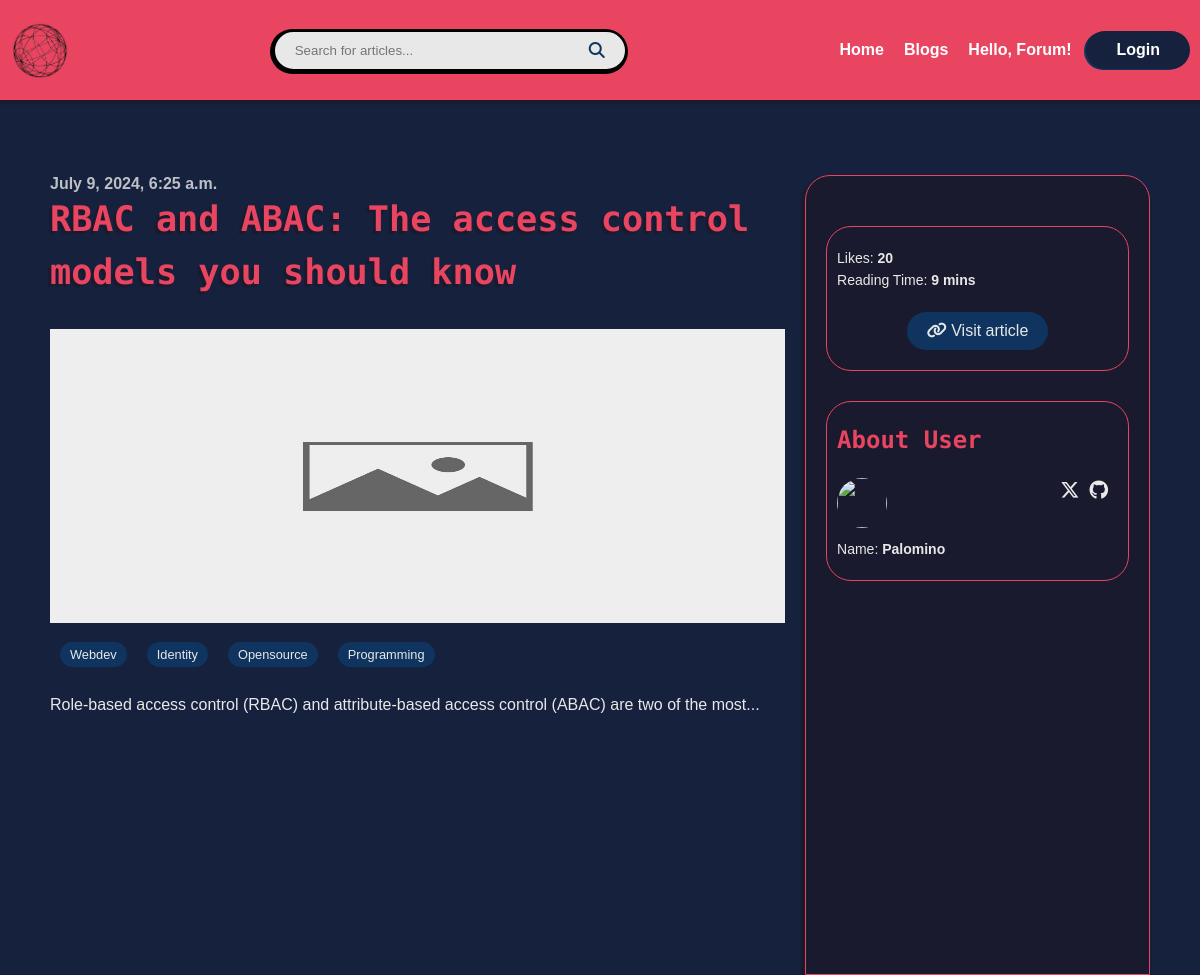
Page /blogpost/blog/1 on the earlier database version.
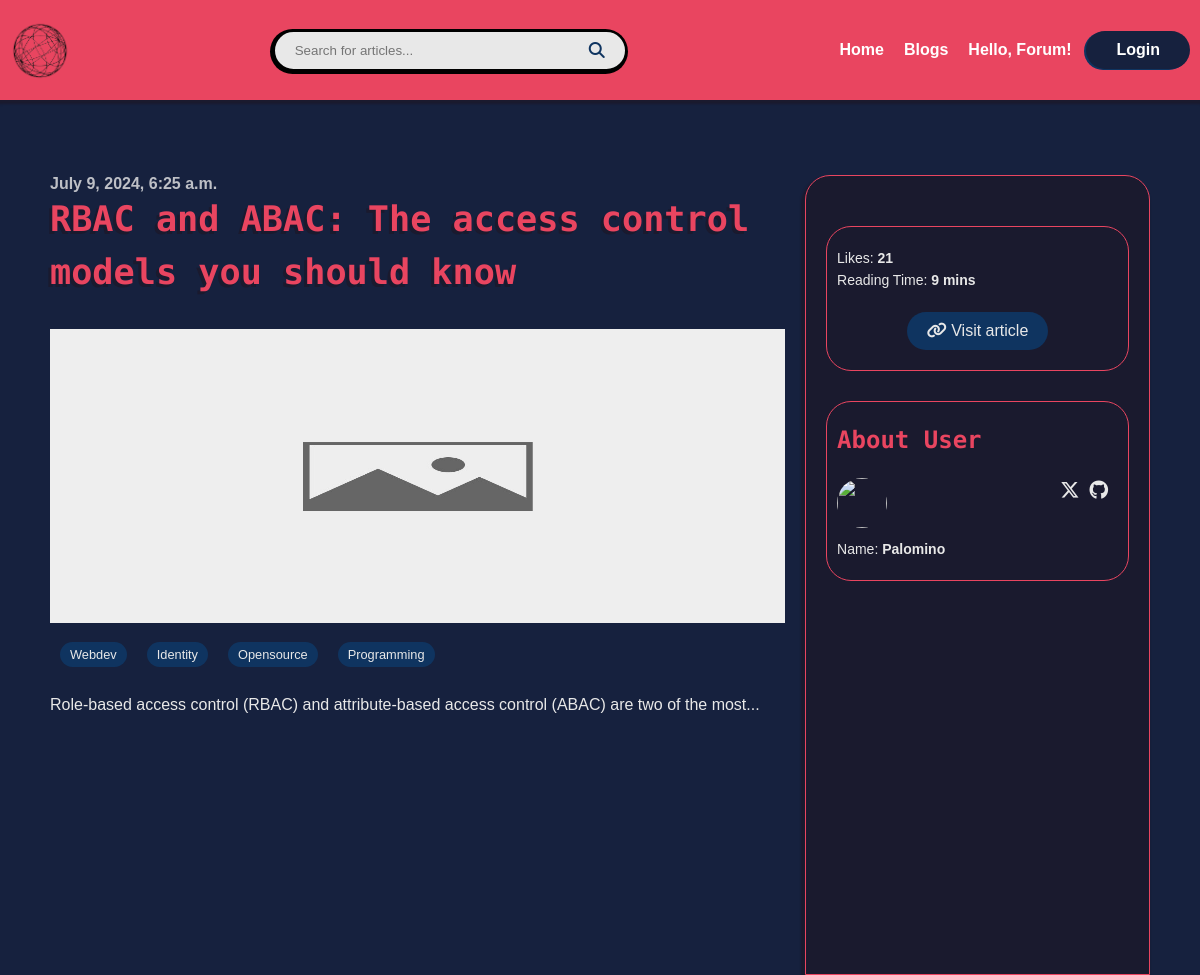
Same page on the later database version.
### BlogPost/models.py (models this page shows, shortened)
class BlogPost(models.Model):
    title = models.CharField(max_length=255)
    description = models.TextField(max_length=3000, null=True)
    url = models.URLField(default=None)
    tags = models.CharField(max_length=255, null=True)
    reactions = models.IntegerField(default=0)
    cover_img = models.URLField(null=True)
    reading_time_minutes = models.IntegerField(null=True)
    author = models.CharField(max_length=150, null=True)
    twitter_url = models.URLField(null=True)
    github_url = models.URLField(null=True)
    website_url = models.URLField(null=True)
    profile_image = models.URLField(null=True)
    published_date = models.DateTimeField(null=True)

### BlogPost/views.py (the view)
# urls.py: path('blog/<int:id>', views.blog_page, name='blog_page'),
def blog_page(request, id):
    article = BlogPost.objects.get(id=id)
    article.tags = article.tags.split(', ')
    return render(request, 'BlogPost/blog_page.html', {"article": article})

### templates/BlogPost/blog_page.html (shortened to what this page needs)
{% extends 'layout.html' %} {% load static %}  {% block content %}
<div class="container">
  <article class="content">
    <span>{{article.published_date}}</span>
    <h2>{{article.title}}</h2>
    {% if article.cover_img %}
    <img src="{{article.cover_img}}" alt="" />
    {% else %}
    <img src="{% static 'images/blank.jpg' %}" alt="" />
    {% endif %}
    <ul>
      {% for tag in article.tags %}
      <li><a href="{% url 'search' tag %}">{{tag}}</a></li>
      {% endfor %}
    </ul>
    <p>{{article.description}}</p>
  </article>
  <aside>
    <div class="about-blog">
      <p>Likes: <strong>{{article.reactions}}</strong></p>
      <p>
        Reading Time: <strong>{{article.reading_time_minutes}} mins</strong>
      </p>
      <a href="{{article.url}}" target="_blank"
        ><i class="fa-solid fa-link"></i> Visit article</a
      >
    </div>
    <div class="author">
      <h3>About User</h3>
      {% if article.profile_image %}
      <a href="{{article.website_url}}" target="_blank" class="profile_image">
        <img src="{{article.profile_image}}" alt="" />
      </a>
      {% else %}
      <img
        src="https://cdn.pixabay.com/photo/2015/10/05/22/37/blank-profile-picture-973460_1280.png"
        alt=""
      />
      {% endif %}
      <div class="author-info">
        <ul>
          <li title="{{article.author}} Twitter">
            <a href="{{article.twitter_url}}" target="_blank"
              ><i class="fa-brands fa-x-twitter"></i
            ></a>
          </li>
          <li title="{{article.author}} Github">
            <a href="{{article.github_url}}" target="_blank"
              ><i class="fa-brands fa-github"></i
            ></a>
          </li>
        </ul>
        <p>Name: <strong>{{article.author}}</strong></p>
      </div>
    </div>
  </aside>
</div>
{% endblock %}

Differences in the rows shown:
changed BlogPost "RBAC and ABAC: The access control models you should know": reactions "20" → "21"
